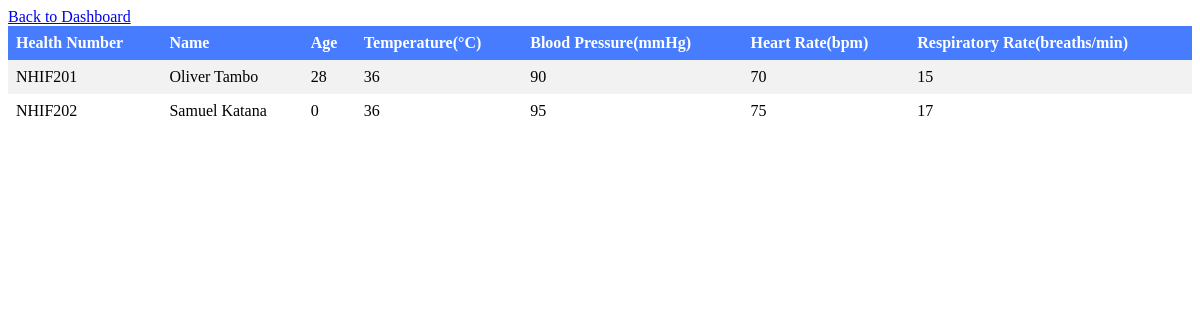
Before: /get-patient-vital.php with the older database file.
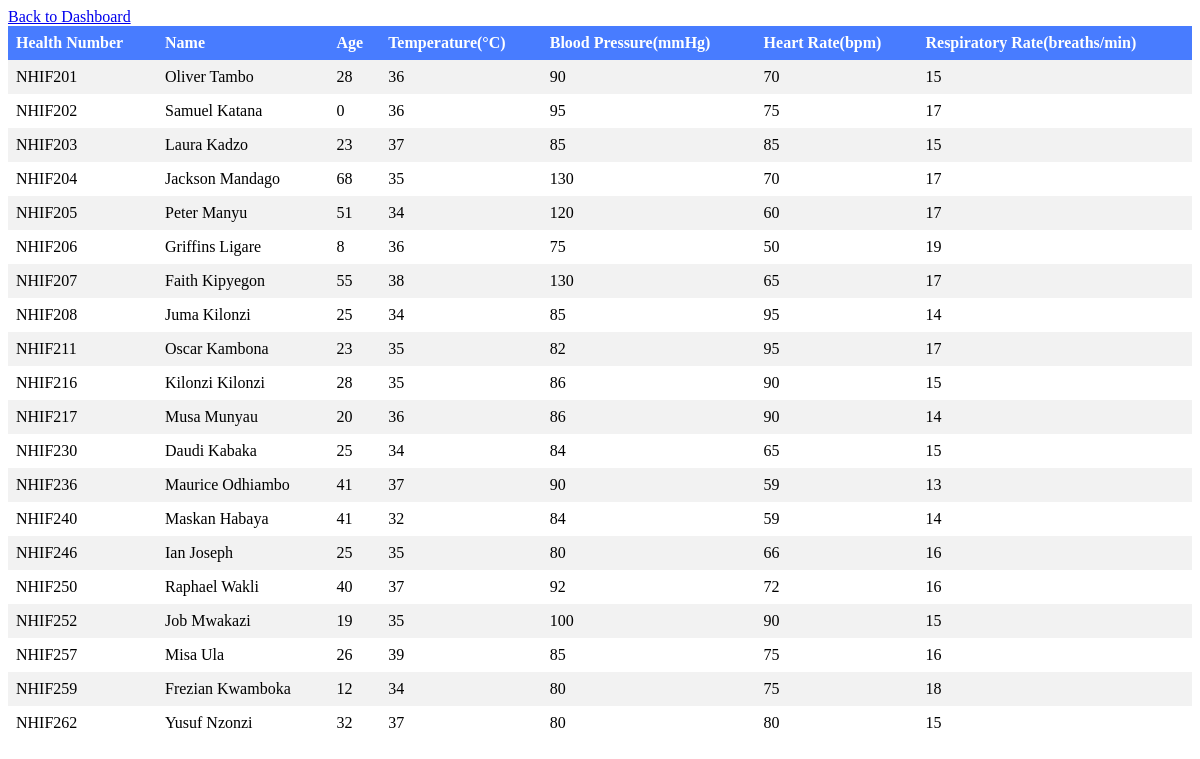
After: the same page with the newer database file.
### tables this page shows
CREATE TABLE `vitals` (
  `id` int(11) NOT NULL,
  `health_number` varchar(255) NOT NULL,
  `recorded_at` datetime NOT NULL,
  `temperature` float NOT NULL,
  `blood_pressure` varchar(255) NOT NULL,
  `heart_rate` int(11) NOT NULL,
  `respiratory_rate` int(11) NOT NULL
);

CREATE TABLE `patient` (
  `patient_id` int(11) NOT NULL,
  `registration_datetime` datetime DEFAULT NULL,
  `health_number` varchar(255) DEFAULT NULL,
  `patient_name` varchar(255) DEFAULT NULL,
  `gender` enum('Male','Female','Other') DEFAULT NULL,
  `date_of_birth` date DEFAULT NULL,
  `phone_number` varchar(255) DEFAULT NULL,
  `email` varchar(255) DEFAULT NULL,
  `address` text DEFAULT NULL,
  `marital_status` enum('Single','Married','Divorced','Widowed') DEFAULT NULL,
  `is_under_18` tinyint(1) DEFAULT NULL,
  `parent_name` varchar(255) DEFAULT NULL,
  `parent_phone_number` varchar(255) DEFAULT NULL,
  `emergency_contact_name` varchar(255) DEFAULT NULL,
  `emergency_contact_relationship` varchar(255) DEFAULT NULL,
  `emergency_contact_phone_number` varchar(255) DEFAULT NULL,
  `reason_for_registration` text DEFAULT NULL,
  `taking_medications` tinyint(1) DEFAULT NULL
);

### get-patient-vital.php (the view, shortened to what this page needs)
<!DOCTYPE html>
<html>
<head>
</head>
<body>
    <div class="back">
    <a href="doctor.php" class="back-button">Back to Dashboard</a>
    </div>
    <?php
    require "connect.php";
    $sql = "SELECT patient.health_number, patient.patient_name, TIMESTAMPDIFF(YEAR, patient.date_of_birth, CURDATE()) AS age, vitals.temperature, vitals.blood_pressure, vitals.heart_rate, vitals.respiratory_rate FROM patient INNER JOIN vitals ON patient.health_number = vitals.health_number";
    $result = $conn->query($sql);
    if ($result->num_rows > 0) {
        echo "<table>";
        echo "<tr><th>Health Number</th><th>Name</th><th>Age</th><th>Temperature(°C)</th><th>Blood Pressure(mmHg)</th><th>Heart Rate(bpm)</th><th>Respiratory Rate(breaths/min)</th></tr>";
        while ($row = $result->fetch_assoc()) {
            echo "<tr>";
            echo "<td>" . $row["health_number"] . "</td>";
            echo "<td>" . $row["patient_name"] . "</td>";
            echo "<td>" . $row["age"] . "</td>";
            echo "<td>" . $row["temperature"] . "</td>";
            echo "<td>" . $row["blood_pressure"] . "</td>";
            echo "<td>" . $row["heart_rate"] . "</td>";
            echo "<td>" . $row["respiratory_rate"] . "</td>";
            echo "</tr>";
        }
        echo "</table>";
    } else {
        echo "0 results";
    }
    ?>
</body>
</html>

Changed rows visible on the page:
added vitals: patient.health_number "NHIF203", patient.patient_name "Laura Kadzo", age "23", temperature "37", blood_pressure "85", heart_rate "85", respiratory_rate "15"
added vitals: patient.health_number "NHIF204", patient.patient_name "Jackson Mandago", age "68", temperature "35", blood_pressure "130", heart_rate "70", respiratory_rate "17"
added vitals: patient.health_number "NHIF205", patient.patient_name "Peter Manyu", age "51", temperature "34", blood_pressure "120", heart_rate "60", respiratory_rate "17"
added vitals: patient.health_number "NHIF206", patient.patient_name "Griffins Ligare", age "8", temperature "36", blood_pressure "75", heart_rate "50", respiratory_rate "19"
added vitals: patient.health_number "NHIF207", patient.patient_name "Faith Kipyegon", age "55", temperature "38", blood_pressure "130", heart_rate "65", respiratory_rate "17"
added vitals: patient.health_number "NHIF208", patient.patient_name "Juma Kilonzi", age "25", temperature "34", blood_pressure "85", heart_rate "95", respiratory_rate "14"
added vitals: patient.health_number "NHIF211", patient.patient_name "Oscar Kambona", age "23", temperature "35", blood_pressure "82", heart_rate "95", respiratory_rate "17"
added vitals: patient.health_number "NHIF216", patient.patient_name "Kilonzi Kilonzi", age "28", temperature "35", blood_pressure "86", heart_rate "90", respiratory_rate "15"
added vitals: patient.health_number "NHIF217", patient.patient_name "Musa Munyau", age "20", temperature "36", blood_pressure "86", heart_rate "90", respiratory_rate "14"
added vitals: patient.health_number "NHIF230", patient.patient_name "Daudi Kabaka", age "25", temperature "34", blood_pressure "84", heart_rate "65", respiratory_rate "15"
added vitals: patient.health_number "NHIF236", patient.patient_name "Maurice Odhiambo", age "41", temperature "37", blood_pressure "90", heart_rate "59", respiratory_rate "13"
added vitals: patient.health_number "NHIF240", patient.patient_name "Maskan Habaya", age "41", temperature "32", blood_pressure "84", heart_rate "59", respiratory_rate "14"
added vitals: patient.health_number "NHIF246", patient.patient_name "Ian Joseph", age "25", temperature "35", blood_pressure "80", heart_rate "66", respiratory_rate "16"
added vitals: patient.health_number "NHIF250", patient.patient_name "Raphael Wakli", age "40", temperature "37", blood_pressure "92", heart_rate "72", respiratory_rate "16"
added vitals: patient.health_number "NHIF252", patient.patient_name "Job Mwakazi", age "19", temperature "35", blood_pressure "100", heart_rate "90", respiratory_rate "15"
added vitals: patient.health_number "NHIF257", patient.patient_name "Misa Ula", age "26", temperature "39", blood_pressure "85", heart_rate "75", respiratory_rate "16"
added vitals: patient.health_number "NHIF259", patient.patient_name "Frezian Kwamboka", age "12", temperature "34", blood_pressure "80", heart_rate "75", respiratory_rate "18"
added vitals: patient.health_number "NHIF262", patient.patient_name "Yusuf Nzonzi", age "32", temperature "37", blood_pressure "80", heart_rate "80", respiratory_rate "15"
